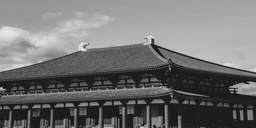
#> input picture Assignment 2/temple.png, 256 x 128 px, shrunk from 750 x 375 before the run
$ jupyter execute Q4.ipynb
#> lines starting #> are read from the running program, lines starting #| are printed output that depends on the picture; long printed decimals are rounded
[cell 1]
import numpy as np
import math
import cv2
import os
from scipy.signal import convolve2d

os.makedirs('outputs', exist_ok=True)
os.makedirs('outputs/part4', exist_ok=True)

def build_kernel(r):
    kernel = np.zeros((2*r+1,2*r+1))
    for i in range(2*r+1):
        for j in range(2*r+1):
            dis = math.sqrt((i-r)**2 + (j-r)**2)
            if(dis<=r-0.5):
                kernel[i][j] = 1
            elif(r-0.5 < dis < r+0.5):
                kernel[i][j] = r + 0.5 - dis
    return kernel

def pad_image(img):
    m, n = img.shape[:2]
    return cv2.copyMakeBorder(img, 0, m, 0, n, cv2.BORDER_REFLECT)

def pad_kernel(kernel, m, n):
    a,b = kernel.shape[:2]
    padded_kernel = np.zeros((2*m,2*n))
    padded_kernel[:a,:b] = kernel
    return padded_kernel

def apply_freq_domain_blurring(image, r):
    m,n = image.shape[:2]
    kernel = build_kernel(r)
    kernel = pad_kernel(kernel, m ,n)
    padded_image = pad_image(image)

    freq_img = np.fft.fft2(padded_image)

    freq_kernel = np.fft.fft2(kernel)

    freq_blurred_img = freq_img * freq_kernel
    blurred_img = np.fft.ifft2(freq_blurred_img).real
    blurred_img = blurred_img[0:m,0:n]
    return blurred_img

def degrade_image(img, r):
    imax = np.max(img)
    bl_img = apply_freq_domain_blurring(img, r)

    a = 0.05*imax
    b = 0.1*imax
    mean = (a + b) / 2.0
    stddev = (b - a) / 6.0

    noise = np.random.normal(mean, stddev, img.shape)

    d_img= bl_img + noise
    d_img_disp = np.uint8(cv2.normalize(d_img, None, 0, 255, cv2.NORM_MINMAX))
    cv2.imwrite(f'outputs/part4/degraded_image_{r}.png',d_img_disp)
    return d_img


def inverse_filtering(img, r):
    m,n = img.shape[:2]
    kernel = build_kernel(r)
    kernel = pad_kernel(kernel, m ,n)
    padded_image = pad_image(img)

    freq_img = np.fft.fft2(padded_image)

    H = np.fft.fft2(kernel)
    H[H<1e-6] = 1e-6

    freq_clean_img = freq_img / H
    clean_img = np.fft.ifft2(freq_clean_img).real
    clean_img = clean_img[0:m,0:n]
    clean_img_disp = np.uint8(cv2.normalize(clean_img, None, 0, 255, cv2.NORM_MINMAX))
    cv2.imwrite(f'outputs/part4/filtered_image_{r}.png',clean_img_disp)
    return clean_img


img1 = cv2.imread('temple.png', cv2.IMREAD_GRAYSCALE)
#> img1 is the input picture: shape (128, 256); min 5, max 232, mean 113.1


img2 = degrade_image(img1, 8)
#> in degrade_image, `imax = np.max(img)`: imax = 232
#> in apply_freq_domain_blurring, `blurred_img = blurred_img[0:m,0:n]`:
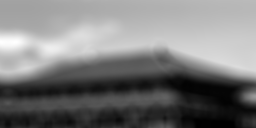
#> blurred_img: shape (128, 256) float64; min 5759.1, max 43217.9, mean 23806; drawn with min black and max white
#> in degrade_image, `a = 0.05*imax`: a = 11.6
#> in degrade_image, `b = 0.1*imax`: b = 23.2
#> in degrade_image, `mean = (a + b) / 2.0`: mean = 17.4
#> in degrade_image, `stddev = (b - a) / 6.0`: stddev = 1.93
#> in degrade_image, `noise = np.random.normal(mean, stddev, img.shape)`:
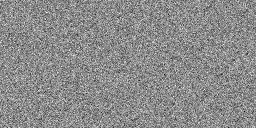
#> noise: shape (128, 256) float64; min 8.39, max 24.81, mean 17.4; drawn with min black and max white

img3 = inverse_filtering(img2, 8)
#> in pad_image (call 2), `return cv2.copyMakeBorder(img, 0, m, 0, n, cv2.BORDER_REFLECT)`:
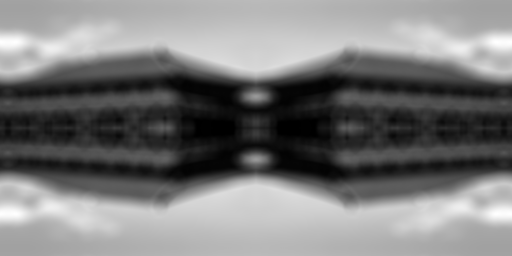
#> returned value: shape (256, 512) float64; min 5777.9, max 43242, mean 23823.4; drawn with min black and max white

[cell 2]
a, b = 256, 256
sigma = 1.0

n = np.random.normal(0, sigma, (a, b))
N = np.fft.fft2(n)

ps = np.abs(N)**2

th_Sn = sigma**2 * a * b

print(f"Theoretical value of S_n: {th_Sn}")
print(f"Numerical average of |N(u,v)|^2: {np.mean(ps)}")

[cell 3]
def degrade_and_weiner_filtering_1(img, r):
    bl_img = apply_freq_domain_blurring(img, r)
    stddev = 1
    noise = np.random.normal(0, stddev, img.shape)

    d_img= bl_img + noise

    d_img_disp = np.uint8(cv2.normalize(d_img, None, 0, 255, cv2.NORM_MINMAX))
    cv2.imwrite(f'outputs/part4/degraded_image_weiner_1_{r}.png',d_img_disp)

    m,n = img.shape[:2]
    kernel = build_kernel(r)
    kernel = pad_kernel(kernel, m ,n)
    padded_d_img = pad_image(d_img)
    padded_img = pad_image(img)

    freq_d_img = np.fft.fft2(padded_d_img)
    freq_img = np.fft.fft2(padded_img)
    freq_img[freq_img<1e-6] = 1e-6

    s = stddev**2 *m*n

    H = np.fft.fft2(kernel)
    H[H<1e-6] = 1e-6
    mod_H_2 =np.abs(H)**2
    W = (1/H) * (mod_H_2/ (mod_H_2+ (s/freq_img)))

    W_disp = np.uint8(cv2.normalize(np.abs(W), None, 0, 255, cv2.NORM_MINMAX))
    cv2.imwrite(f'outputs/part4/W_weiner_1_{r}.png',W_disp)

    F_hat = W * freq_d_img
    clean_img = np.fft.ifft2(F_hat).real
    clean_img = clean_img[0:m,0:n]
    clean_img_disp = np.uint8(cv2.normalize(clean_img, None, 0, 255, cv2.NORM_MINMAX))
    cv2.imwrite(f'outputs/part4/filtered_image_weiner_1_{r}.png',clean_img_disp)
    return clean_img

degrade_and_weiner_filtering_1(img1,8)
#> in degrade_and_weiner_filtering_1, `W_disp = np.uint8(cv2.normalize(np.abs(W), None, 0, 255, cv2.NORM_MINM..`:
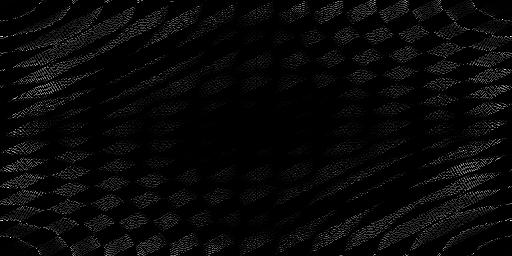
#> W_disp: shape (256, 512); min 0, max 255, mean 7.8

[cell 4]
import matplotlib.pyplot as plt

def degrade_and_weiner_filtering_2(img, r, k):
    bl_img = apply_freq_domain_blurring(img, r)
    stddev = 1
    noise = np.random.normal(0, stddev, img.shape)

    d_img= bl_img + noise

    d_img_disp = np.uint8(cv2.normalize(d_img, None, 0, 255, cv2.NORM_MINMAX))
    cv2.imwrite(f'outputs/part4/degraded_image_weiner_2_{r}.png',d_img_disp)

    m,n = img.shape[:2]
    kernel = build_kernel(r)
    kernel = pad_kernel(kernel, m ,n)
    padded_d_img = pad_image(d_img)

    freq_d_img = np.fft.fft2(padded_d_img)

    H = np.fft.fft2(kernel)
    H[H<1e-6] = 1e-6
    mod_H_2 =np.abs(H)**2
    W = (1/H) * (mod_H_2/ (mod_H_2+ k))

    W_disp = np.uint8(cv2.normalize(np.abs(W), None, 0, 255, cv2.NORM_MINMAX))
    cv2.imwrite(f'outputs/part4/W_weiner_2_{r}.png',W_disp)

    F_hat = W * freq_d_img
    clean_img = np.fft.ifft2(F_hat).real
    clean_img = clean_img[0:m,0:n]
    clean_img_disp = np.uint8(cv2.normalize(clean_img, None, 0, 255, cv2.NORM_MINMAX))
    cv2.imwrite(f'outputs/part4/filtered_image_weiner_2_{r}.png',clean_img_disp)
    return clean_img

Ks = np.logspace(-1, 2, 100)
mse_values = []
min_mse_value  = np.inf
k_min = 0
m,n = img1.shape[:2]
#> m = 128; n = 256
for k in Ks:
    restored_img = degrade_and_weiner_filtering_2(img1,8, k)
    mse = np.sum((img1-restored_img)**2) / (m*n)
    mse_values.append(mse)
    if(mse < min_mse_value):
        min_mse_value = mse
        k_min = k
    print(k, mse)
#> this loop made 100 passes
#> (mse, min_mse_value) on passes 1 to 12: (1034.6, 1034.6), (1022.6, 1022.6), (1011.6, 1011.6), (1000.7, 1000.7), (989.7, 989.7), (979.6, 979.6), (969.2, 969.2), (958.8, 958.8), (948.7, 948.7), (939.2, 939.2), (929.7, 929.7), (920.4, 920.4)
#| 0.1 1034.589
#| 0.1072 1022.639
#| 0.115 1011.574
#| 0.1233 1000.661
#| 0.1322 989.682
#| 0.1417 979.559
#| 0.152 969.224
#| 0.163 958.816
#> (further printed lines are left out)
#> pass 1, in degrade_and_weiner_filtering_2, `cv2.imwrite(f'outputs/part4/W_weiner_2_{r}.png',W_disp)`:
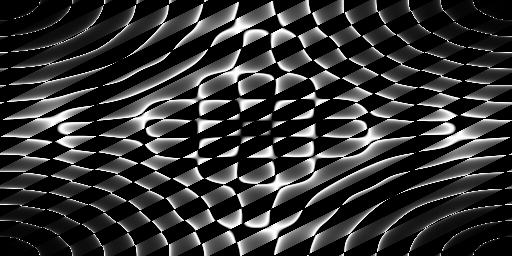
#> saved as W_weiner_2_8.png: shape (256, 512); min 0, max 255, mean 51.9
#> after the loop, k_min = 35.11; min_mse_value = 633.6; mse_values = 100 values, max 1034.6 at index 0, min 633.6 at index 84, mean 741.3

degrade_and_weiner_filtering_2(img1, 8, k_min)

plt.figure(figsize=(8, 6))
plt.plot(Ks, mse_values, marker='o')
plt.xscale('log')  # Log scale for K values
plt.xlabel('K (constant)')
plt.ylabel('MSE')
plt.title('MSE vs K in Wiener Filtering')
plt.grid(True)
plt.show()
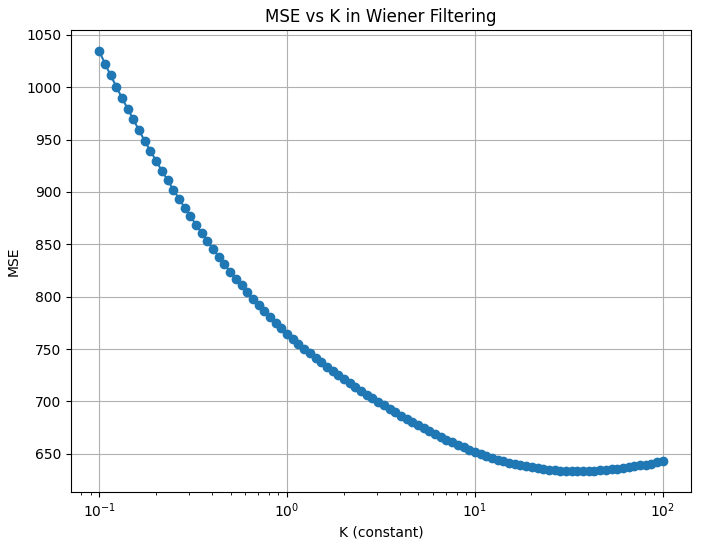
#> figure drawn by matplotlib, 1 panel; curve peaks at x = 0.1, y = 1034.6

print(f'k  = {k_min} has minimum MSE = {min_mse_value}')
#| k  = 35.112 has minimum MSE = 633.553

[cell 5]
def weiner_filtering_with_different_h(d_img, r, k):
    m,n = d_img.shape[:2]
    kernel = build_kernel(r)
    kernel = pad_kernel(kernel, m ,n)
    padded_d_img = pad_image(d_img)

    freq_d_img = np.fft.fft2(padded_d_img)

    s = stddev**2 *m*n

    H = np.fft.fft2(kernel)
    H[H<1e-6] = 1e-6
    mod_H_2 =np.abs(H)**2
    W = (1/H) * (mod_H_2/ (mod_H_2+ k))

    W_disp = np.uint8(cv2.normalize(np.abs(W), None, 0, 255, cv2.NORM_MINMAX))
    cv2.imwrite(f'outputs/part4/W_weiner_3_{r}.png',W_disp)

    F_hat = W * freq_d_img
    clean_img = np.fft.ifft2(F_hat).real
    clean_img = clean_img[0:m,0:n]
    clean_img_disp = np.uint8(cv2.normalize(clean_img, None, 0, 255, cv2.NORM_MINMAX))
    cv2.imwrite(f'outputs/part4/filtered_image_weiner_3_{r}.png',clean_img_disp)
    return clean_img

bl_img = apply_freq_domain_blurring(img1, 8)
stddev = 1
noise = np.random.normal(0, stddev, img1.shape)

d_img= bl_img + noise

d_img_disp = np.uint8(cv2.normalize(d_img, None, 0, 255, cv2.NORM_MINMAX))
cv2.imwrite(f'outputs/part4/degraded_image_weiner_3_{8}.png',d_img_disp)

Ks = np.logspace(-1, 2, 100)
r = 6
k_min = 0
min_mse_value = np.inf
m,n = img1.shape[:2]
for k in Ks:
    restored_img = weiner_filtering_with_different_h(d_img, r, k)
    mse = np.sum((img1-restored_img)**2) / (m*n)
    if(mse < min_mse_value):
        min_mse_value = mse
        k_min = k
    print(k, mse)
#> this loop made 100 passes
#> (mse, min_mse_value) on passes 1 to 4: (14405.1, 14405.1), (14269.9, 14269.9), (14137.6, 14137.6), (14008.3, 14008.3)
#| 0.1 14405.109
#| 0.1072 14269.865
#| 0.115 14137.588
#| 0.1233 14008.295
#| 0.1322 13882.010
#| 0.1417 13758.767
#| 0.152 13638.604
#| 0.163 13521.558
#> (further printed lines are left out)
#> pass 1, in weiner_filtering_with_different_h, `cv2.imwrite(f'outputs/part4/W_weiner_3_{r}.png',W_disp)`:
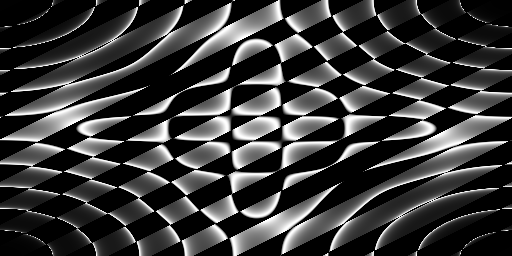
#> saved as W_weiner_3_6.png: shape (256, 512); min 0, max 255, mean 59.4
#> pass 1, in weiner_filtering_with_different_h, `clean_img = clean_img[0:m,0:n]`:
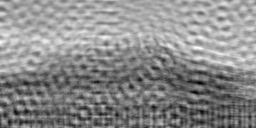
#> clean_img: shape (128, 256) float64; min -196.2, max 530, mean 202.1; drawn with min black and max white

weiner_filtering_with_different_h(d_img, r, k_min)
print(f'k  = {k_min} has minimum MSE = {min_mse_value}')

[cell 6]
Ks = np.logspace(-1, 2, 100)
r = 12
k_min = 0
min_mse_value = np.inf
m,n = img1.shape[:2]
for k in Ks:
    restored_img = weiner_filtering_with_different_h(d_img, r, k)
    mse = np.sum((img1-restored_img)**2) / (m*n)
    if(mse < min_mse_value):
        min_mse_value = mse
        k_min = k
    print(k, mse)
#> this loop made 100 passes
#> pass 1, in weiner_filtering_with_different_h (call 102), `cv2.imwrite(f'outputs/part4/W_weiner_3_{r}.png',W_disp)`:
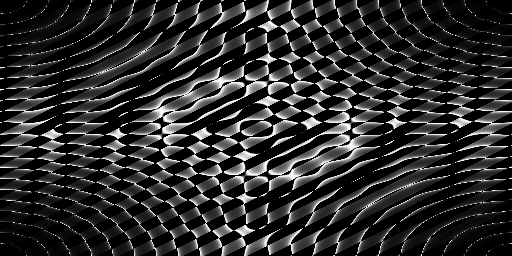
#> saved as W_weiner_3_12.png: shape (256, 512); min 0, max 255, mean 45.2
#> pass 1, in weiner_filtering_with_different_h (call 102), `clean_img = clean_img[0:m,0:n]`:
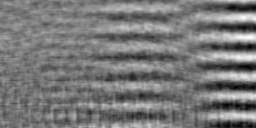
#> clean_img: shape (128, 256) float64; min -402.5, max 552.4, mean 47.9; drawn with min black and max white

weiner_filtering_with_different_h(d_img, r, k_min)
print(f'k  = {k_min} has minimum MSE = {min_mse_value}')
